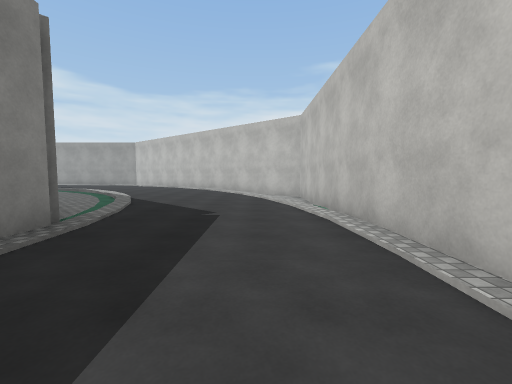
[1] (above)

20 first-person views from a walk through a Unity game level. The camera is 1.4 m above the floor, tilts 4° down and sees 90° across. The floor is counted in squares, 2 m on a side. Each view is taken from the middle of a square. On the plan, view 1 faces up. The plan holds only what a view shows up to about 9 squares ahead; the rest is blank. The place goes on beyond the plan. The player is left out. Surface patterns are stand-ins for the level's own textures.

[2]
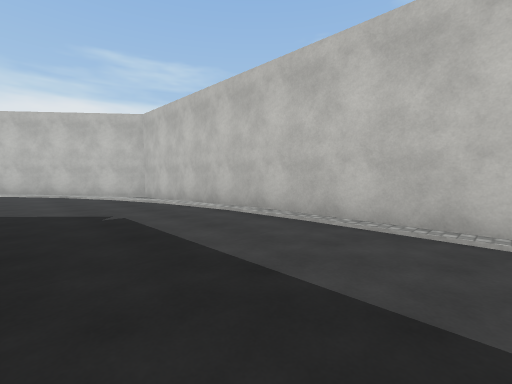

[3]
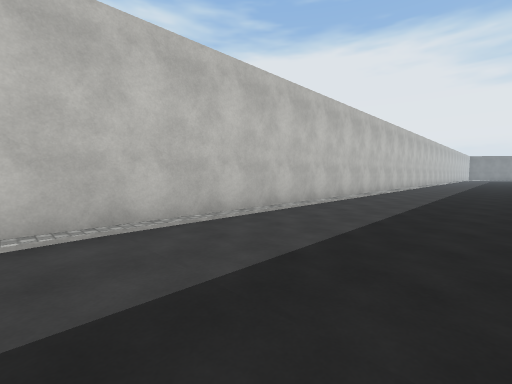

[4]
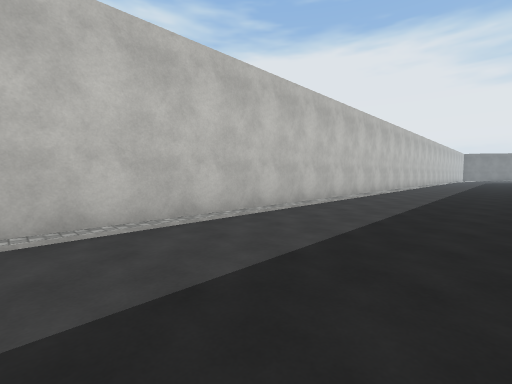

[5]
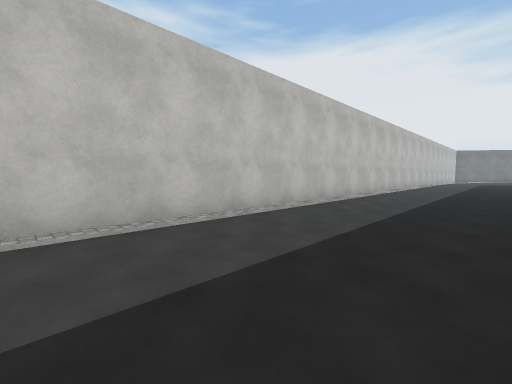

[6]
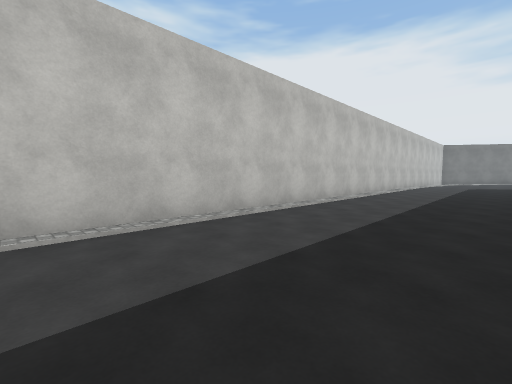

[7]
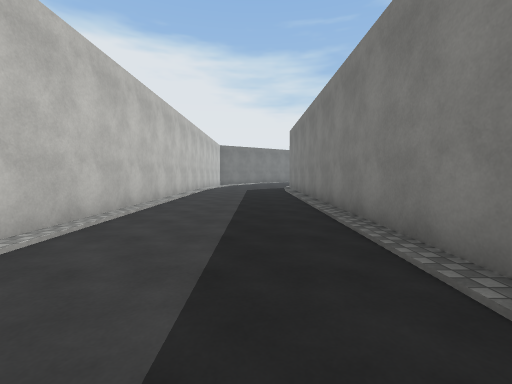

[8]
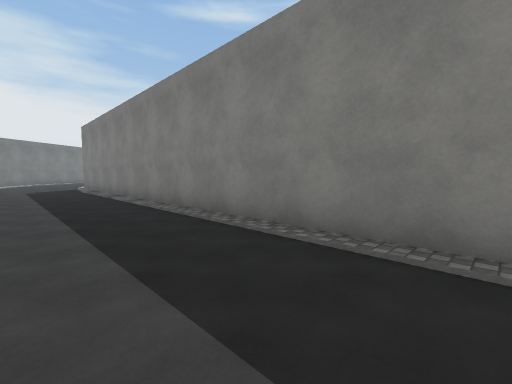

[9]
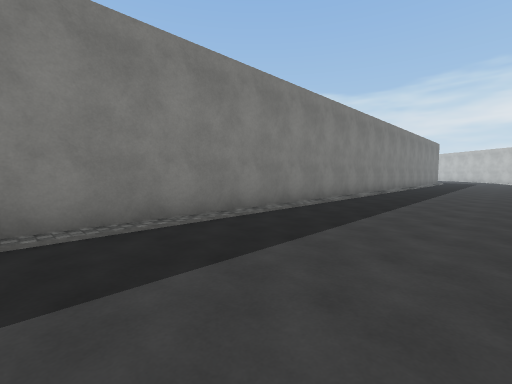

[10]
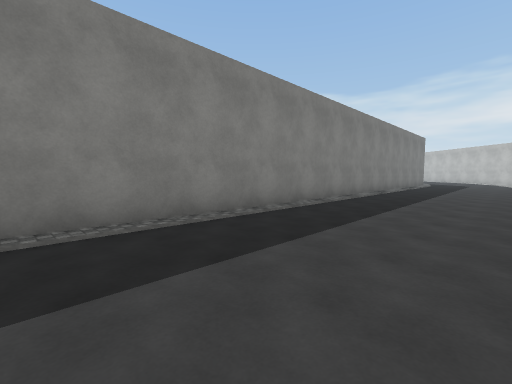

[11]
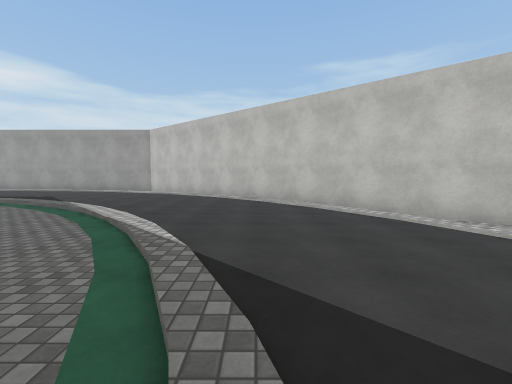

[12]
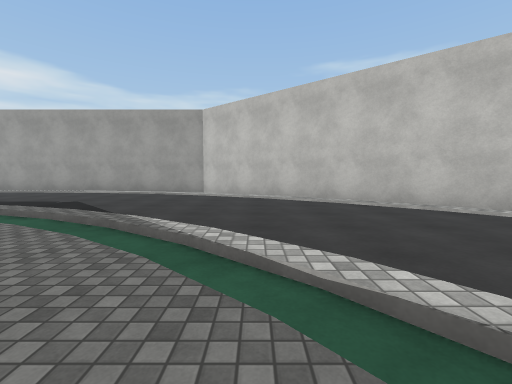

[13]
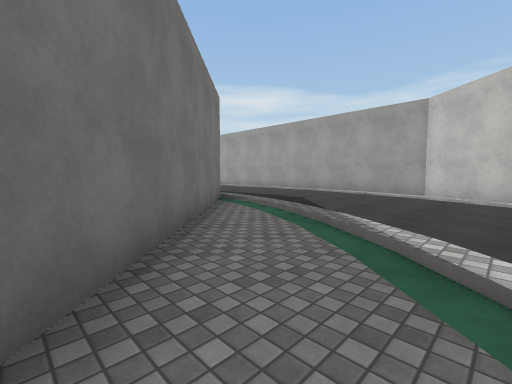

[14]
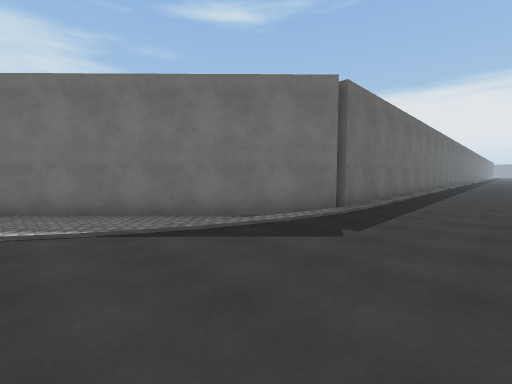

[15]
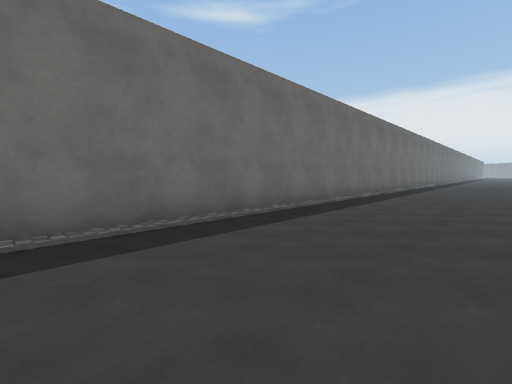

[16]
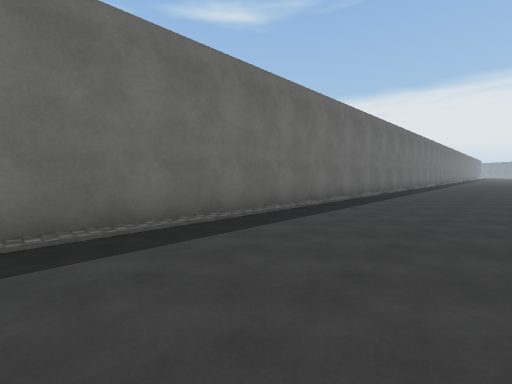

[17]
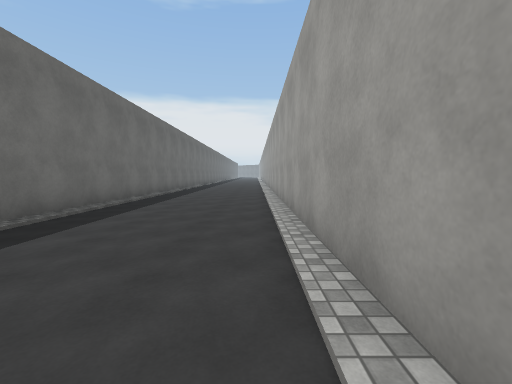

[18]
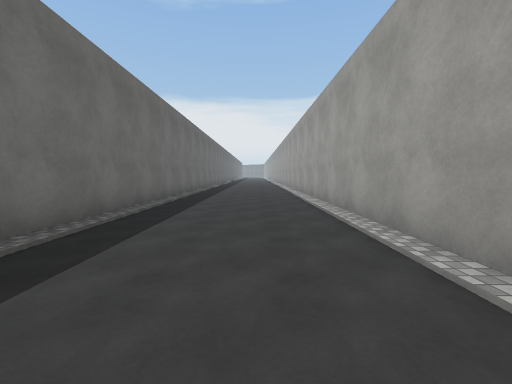

[19]
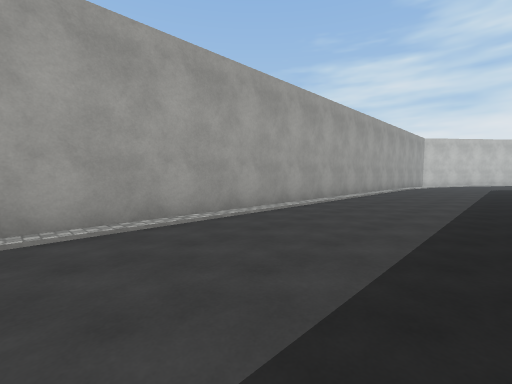

[20]
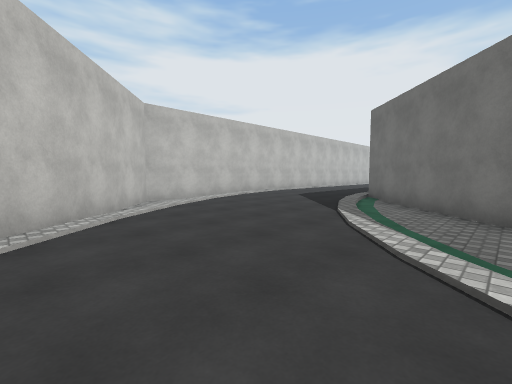

### Floor plan
Key: @ floor where view 1 was taken; # wall or solid block; . main floor; - floor 0.25 m lower than the main floor; / step, stairs or slope.
Columns run from 32 left of view 1 to 2 right of it. Each row starts with its distance up from view 1.
 17 ##########################
 16 .......................//##
 15 ........................./###
 14 .........................../##
 13 .............................##
 12 #####################///......##
 11                     ##--/......###
 10                      ##---/..../-##
  9                       ##---/..../-#
  8                        ##---..../-#
  7                         ##--/..../#
  6                          ##--..../#
  5                           ###/.../#
  4                             ##....#
  3                              #....#
  2                               ....#
  1                               ....#
  0                               ..@.#
 -1                               ....#
 -2                               ....#
 -3                               ....#
 -4                               ....#
 -5                              #....#
 -6                              #....#
 -7                              #....#
 -8                              #....#
 -9                              #....#
-10                              #....#
-11                              #....#
-12                              #....#
-13                              #....#
-14                              #....#
-15                              #....#
-16                              #....#
-17                              #....#
-18                              #....#
-19                              #....#
-20                              #....#
-21                              #....#
-22                              #....#
-23                              #....#
-24                              #....#
-25                              #....#
-26                              #....#

Positions as (right, up) in squares from view 1, and headings:
1: (0, 0), facing up
2: (-2, 0), facing up-right
3: (-2, 3), facing down-right
4: (-2, -2), facing down-right
5: (-2, -7), facing down-right
6: (-2, -13), facing down-right
7: (-1, -17), facing down
8: (0, -16), facing down-left
9: (1, -18), facing up-left
10: (1, -14), facing up-left
11: (-3, 5), facing up
12: (-6, 8), facing up
13: (-6, 8), facing up-left
14: (-7, 15), facing down-left
15: (-14, 16), facing down-left
16: (-19, 16), facing down-left
17: (-22, 16), facing left
18: (-25, 15), facing left
19: (-25, 13), facing up-right
20: (-6, 12), facing down-right
